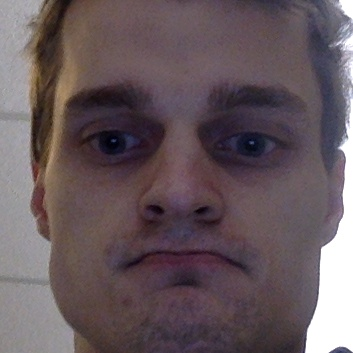
#> input picture cv2_data/face_recog/training_data/s1/img0.jpg, 353 x 353 px; its folder holds only this picture in this run
$ python create_face_model.py
#> lines starting #> are read from the running program, lines starting #| are printed output that depends on the picture
#> in prepare_training_data, image is the input picture: shape (353, 353, 3); mean B, G, R 92.9, 88, 102.2
import cv2
import os
import numpy as np

def detect_face(img):
    #convert the test image to gray scale as opencv face detector expects gray images
    gray = cv2.cvtColor(img, cv2.COLOR_BGR2GRAY)
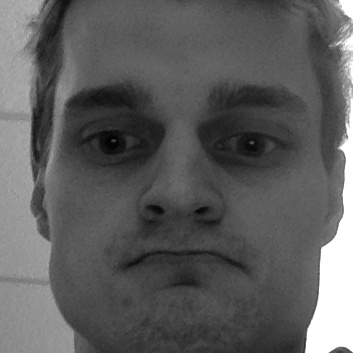
#> gray: shape (353, 353); min 1, max 255, mean 92.8

    #load OpenCV face detector, I am using LBP which is fast
    #there is also a more accurate but slow: Haar classifier
    face_cascade = cv2.CascadeClassifier('./cv2_data/haar_cascades/haarcascade_frontalface_default.xml')


    #let's detect multiscale images(some images may be closer to camera than others)
    #result is a list of faces
    faces = face_cascade.detectMultiScale(gray, scaleFactor=1.2, minNeighbors=5);
#> faces = [[23, 21, 308, 308]]

    #if no faces are detected then return original img
    if (len(faces) == 0):
        return None, None

    #under the assumption that there will be only one face,
    #extract the face area
    (x, y, w, h) = faces[0]
#> x = 23; y = 21; w = 308; h = 308

    #return only the face part of the image
    return gray[y:y+w, x:x+h], faces[0]

#this function will read all persons' training images, detect face from each image
#and will return two lists of exactly same size, one list
#of faces and another list of labels for each face
def prepare_training_data(data_folder_path):

    #------STEP-1--------
    #get the directories (one directory for each subject) in data folder
    dirs = os.listdir(data_folder_path)

    #list to hold all subject faces
    faces = []
    #list to hold labels for all subjects
    labels = []

    #let's go through each directory and read images within it
    for dir_name in dirs:

        #our subject directories start with letter 's' so
        #ignore any non-relevant directories if any
        if not dir_name.startswith("s"):
            continue;

        #------STEP-2--------
        #extract label number of subject from dir_name
        #format of dir name = slabel
        #, so removing letter 's' from dir_name will give us label
        label = int(dir_name.replace("s", ""))
        print(label)

        #build path of directory containing images for current subject subject
        #sample subject_dir_path = "training-data/s1"
        subject_dir_path = data_folder_path + "/" + dir_name

        #get the images names that are inside the given subject directory
        subject_images_names = os.listdir(subject_dir_path)

        #------STEP-3--------
        #go through each image name, read image,
        #detect face and add face to list of faces
        for image_name in subject_images_names:

            #ignore system files like .DS_Store
            if image_name.startswith("."):
                continue;

            #build image path
            #sample image path = training-data/s1/1.pgm
            image_path = subject_dir_path + "/" + image_name

            #read image
            image = cv2.imread(image_path)

            #display an image window to show the image
            cv2.imshow("Training on image...", image)
            cv2.waitKey(100)

            #detect face
            face, rect = detect_face(image)
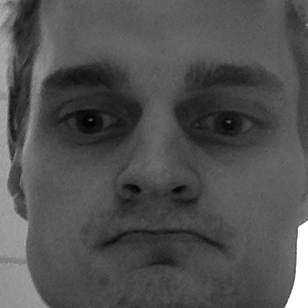
#> face: shape (308, 308); min 1, max 255, mean 80.7
#> rect = [23, 21, 308, 308]

            #------STEP-4--------
            #for the purpose of this tutorial
            #we will ignore faces that are not detected
            if face is not None:
                #add face to list of faces
                faces.append(face)
                #add label for this face
                labels.append(label)

    cv2.destroyAllWindows()
    cv2.waitKey(1)
    cv2.destroyAllWindows()

    return faces, labels

def main():
    print("Preparing data...")
    faces, labels = prepare_training_data("./cv2_data/face_recog/training_data")
#> faces = 1 item; labels = [1]
    print("Data prepared")

    #print total faces and labels
    print("Total faces: ", len(faces))
#| Total faces:  1
    print("Total labels: ", len(labels))
#| Total labels:  1
    recognizer = cv2.face.LBPHFaceRecognizer_create()
    recognizer.train(faces, np.array(labels))
    recognizer.write("./cv2_data/face_recog/david_helen_model.yaml")

if __name__ == '__main__':
    main()

$ run again, on cv2_data/face_recog/training_data/s1/img10.jpg
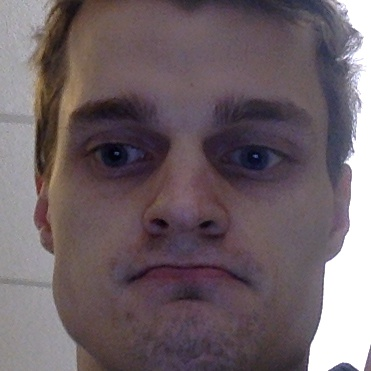
#> input picture cv2_data/face_recog/training_data/s1/img10.jpg, 371 x 371 px
#> in prepare_training_data, image is the input picture: shape (371, 371, 3); mean B, G, R 102.6, 97, 110.4
#> in detect_face, `gray = cv2.cvtColor(img, cv2.COLOR_BGR2GRAY)`:
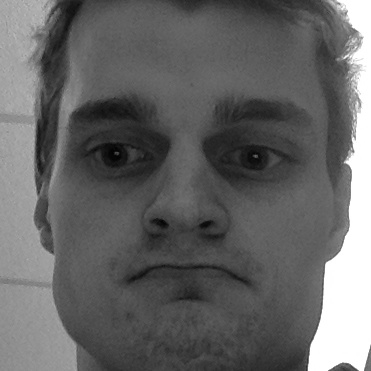
#> gray: shape (371, 371); min 1, max 255, mean 101.7
#> in detect_face, `faces = face_cascade.detectMultiScale(gray, scaleFactor=1.2, minNeighb..`: faces = [[32, 39, 313, 313]]
#> x = 32; y = 39; w = 313
#> in prepare_training_data, `face, rect = detect_face(image)`:
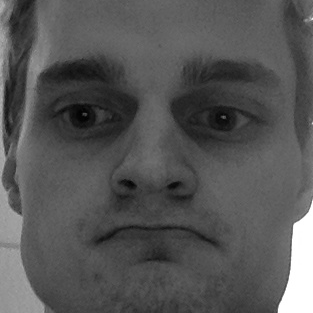
#> face: shape (313, 313); min 1, max 255, mean 85.3
#> rect = [32, 39, 313, 313]
#> in main, `faces, labels = prepare_training_data("./cv2_data/face_recog/training_..`: faces = 1 item; labels = [1]
#| Total faces:  1
#| Total labels:  1

$ run again, on cv2_data/face_recog/training_data/s1/img102.jpg
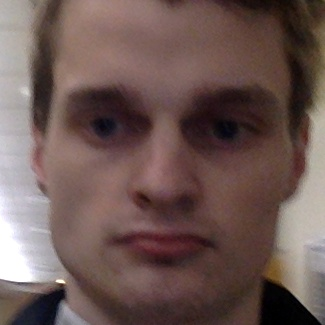
#> input picture cv2_data/face_recog/training_data/s1/img102.jpg, 325 x 325 px
#> in prepare_training_data, image is the input picture: shape (325, 325, 3); mean B, G, R 83.7, 87.8, 109.2
#> in detect_face, `gray = cv2.cvtColor(img, cv2.COLOR_BGR2GRAY)`:
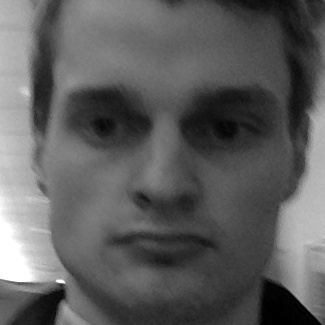
#> gray: shape (325, 325); min 0, max 255, mean 93.7
#> in detect_face, `faces = face_cascade.detectMultiScale(gray, scaleFactor=1.2, minNeighb..`: faces = [[25, 25, 268, 268]]
#> x = 25; w = 268
#> in prepare_training_data, `face, rect = detect_face(image)`:
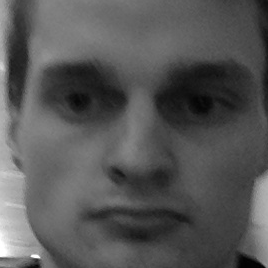
#> face: shape (268, 268); min 2, max 255, mean 86.5
#> rect = [25, 25, 268, 268]
#> in main, `faces, labels = prepare_training_data("./cv2_data/face_recog/training_..`: faces = 1 item; labels = [1]
#| Total faces:  1
#| Total labels:  1
